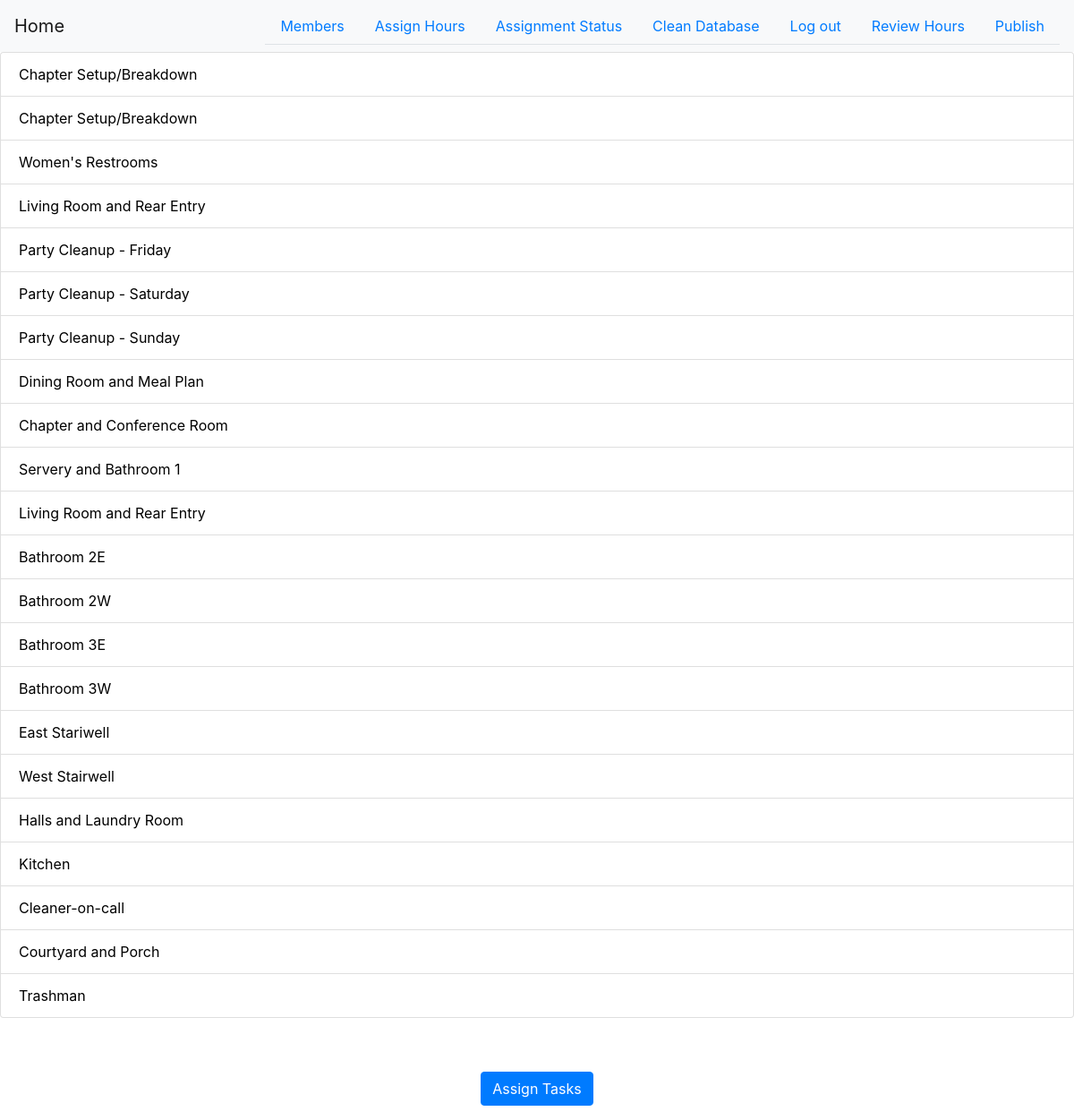
Before: /assignment (signed in) with the older database file.
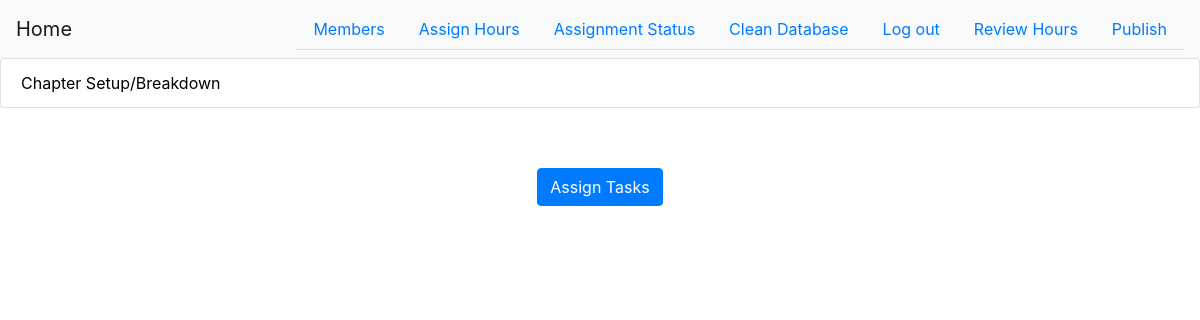
After: the same page with the newer database file.
### app.py (models this page shows, shortened)
class CleanupHour(db.Model):
    id = db.Column(db.Integer, primary_key=True)
    name = db.Column(db.Text)
    task_id = db.Column(db.Integer)
    day = db.Column(db.Text)
    due_time = db.Column(db.Text)
    worth = db.Column(db.Integer)
    difficulty = db.Column(db.Integer)
    link = db.Column(db.Text)

### app.py (the view)
@app.route('/assignment', methods=['GET', 'POST'])
@login_required
def assignment():
    from utils.components import GenerateScheduleButton, AssignTasksButton
    generate = GenerateScheduleButton()
    try:
        hours_list = CleanupHour.query.all()
    except Exception as e:
        print(e)
        hours_list = []
    if generate.validate_on_submit() and not hours_list:
        from modules.CleanupHourScheduler import schedule_hours
        hours_list = schedule_hours()
        db.session.add_all(hours_list)
        db.session.commit()
        return redirect(url_for('assignment'))
    assign = AssignTasksButton()
    assignments = []
    if assign.validate_on_submit() and hours_list:
        return redirect(url_for('final_assignments'))
    return render_template('assignment.html', generate=generate, hours_list=hours_list, assign=assign,
                           assignments=assignments)

### utils/components.py
class GenerateScheduleButton(FlaskForm):
    submit = SubmitField('Click here to pull the schedule from the google spreadsheet.')

class AssignTasksButton(FlaskForm):
    submit = SubmitField('Assign Tasks')

### app.py (called while the page is built)
@login_manager.user_loader
def load_user(user_id):
    return User.query.get(user_id)

### templates/assignment.html (shortened to what this page needs)
{% extends "base.html" %}
{% block content %}
    {% if hours_list %}
        <ul class="list-group">
            {% for task in hours_list %}
                <li class="list-group-item d-flex justify-content-between align-items-center">
                    <a style="color:black" href="{{ url_for('task_page',identifier=task.id)}}">
                        {{ task.name }}
                    </a>
                </li>
            {% endfor %}
        </ul>
    {% endif %}
    <div class="container" align="center" style="margin-top: 5%">
        <form method="post">
            <div class="form-group">
                {{ assign.submit(class='btn btn-primary') }}
            </div>
        </form>
    </div>
{% endblock %}

### templates/base.html (shortened to what this page needs)
<!DOCTYPE html>
<html lang="en">
<head>
    <link rel="stylesheet" href="https://stackpath.bootstrapcdn.com/bootstrap/4.3.1/css/bootstrap.min.css">
</head>
<body>
<nav class="navbar navbar-light bg-light">
    <a class="navbar-brand" href="{{ url_for('index')}}">Home</a>
    {% if current_user.is_authenticated %}
        <ul class="nav nav-tabs">
            <li class="nav-item">
                <a class="nav-link" href="{{ url_for('members')}}">Members<span class="sr-only">(current)</span></a>
            </li>
            <li class="nav-item">
                <a class="nav-link" href="{{ url_for('assignment')}}">Assign Hours<span class="sr-only">(current)</span></a>
            </li>
            <li class="nav-item">
                <a class="nav-link" href="{{ url_for('assignment_status')}}">Assignment Status<span class="sr-only">(current)</span></a>
            </li>
            <li class="nav-item">
                <a class="nav-link" href="{{ url_for('delete')}}">Clean Database<span class="sr-only">(current)</span></a>
            </li>
            <li class="nav-item">
                <a class="nav-link" href="{{ url_for('logout') }}">Log out<span class="sr-only">(current)</span></a>
            </li>
            <li class="nav-item">
                <a class="nav-link" href="{{ url_for('review_main') }}">Review Hours<span class="sr-only">(current)</span></a>
            </li>
            <li class="nav-item">
                <a class="nav-link" href="{{ url_for('publish') }}">Publish<span class="sr-only">(current)</span></a>
            </li>
        </ul>
    {% endif %}
</nav>
{% block content %}
{% endblock %}
</body>
</html>

Changed rows visible on the page:
removed CleanupHour: name "Chapter Setup/Breakdown"
removed CleanupHour: name "Women's Restrooms"
removed CleanupHour: name "Living Room and Rear Entry"
removed CleanupHour: name "Party Cleanup - Friday"
removed CleanupHour: name "Party Cleanup - Saturday"
removed CleanupHour: name "Party Cleanup - Sunday"
removed CleanupHour: name "Dining Room and Meal Plan"
removed CleanupHour: name "Chapter and Conference Room"
removed CleanupHour: name "Servery and Bathroom 1"
removed CleanupHour: name "Living Room and Rear Entry"
removed CleanupHour: name "Bathroom 2E"
removed CleanupHour: name "Bathroom 2W"
removed CleanupHour: name "Bathroom 3E"
removed CleanupHour: name "Bathroom 3W"
removed CleanupHour: name "East Stariwell"
removed CleanupHour: name "West Stairwell"
removed CleanupHour: name "Halls and Laundry Room"
removed CleanupHour: name "Kitchen"
removed CleanupHour: name "Cleaner-on-call"
removed CleanupHour: name "Courtyard and Porch"
removed CleanupHour: name "Trashman"
